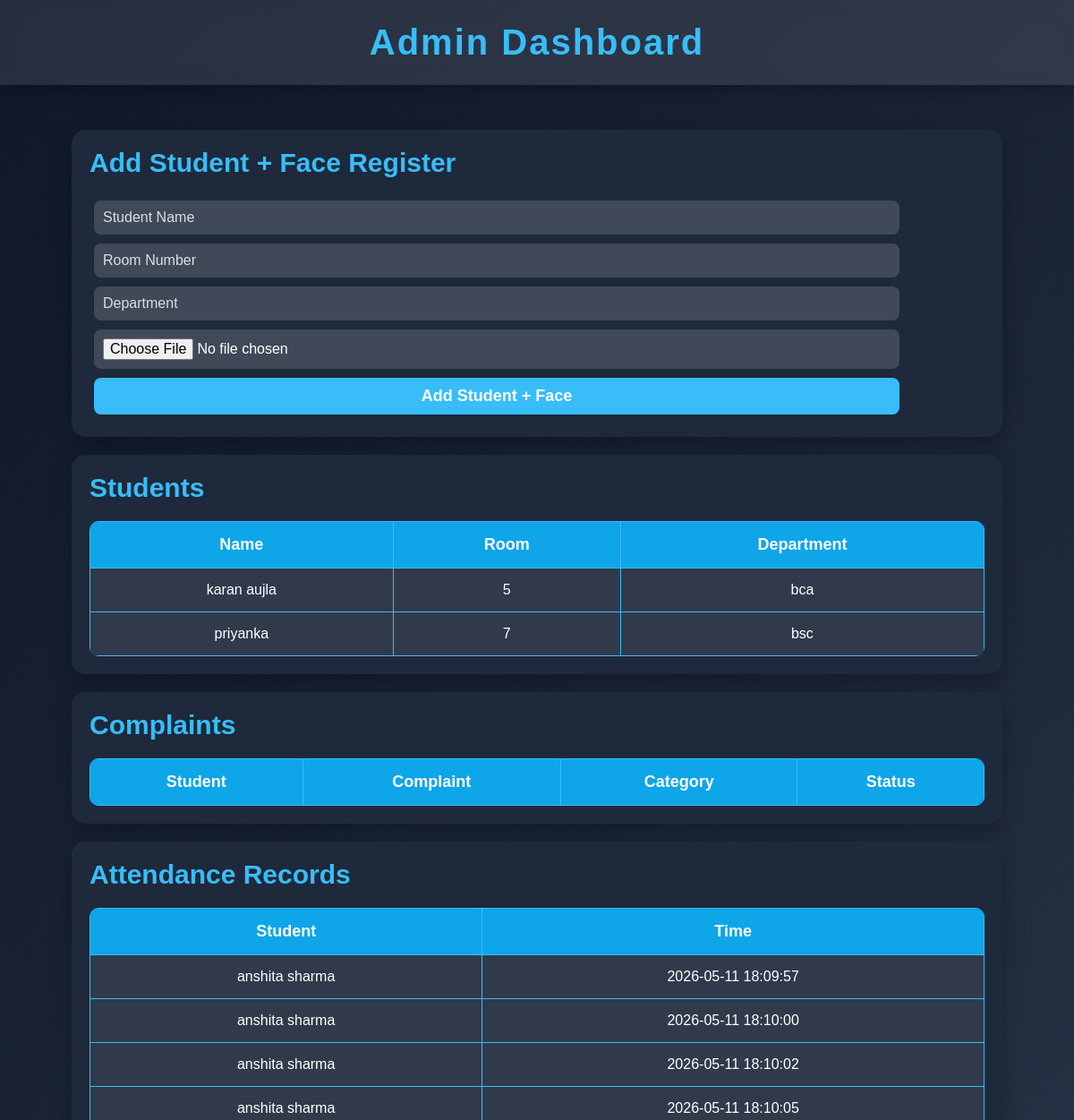
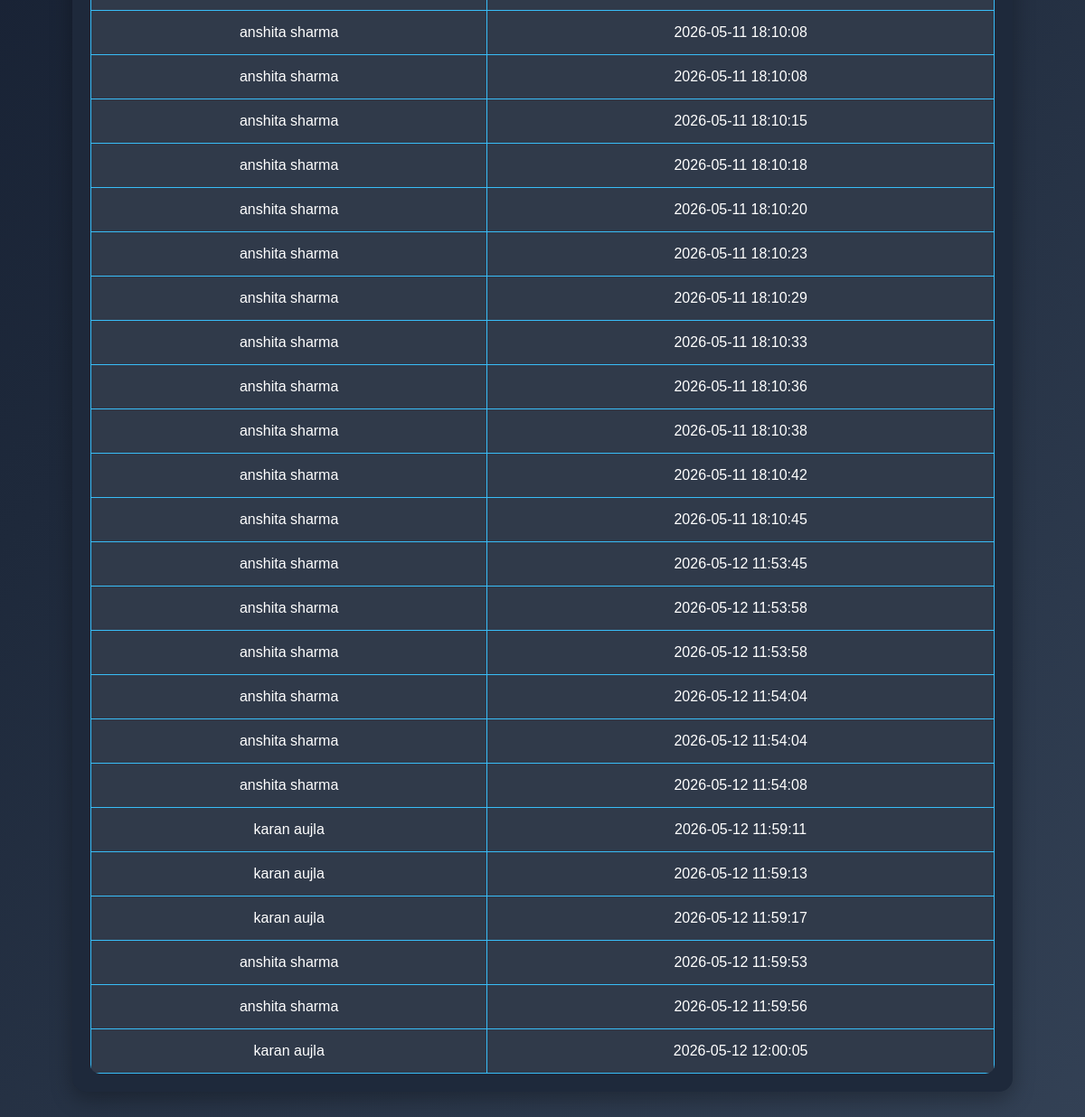
The page /admin on the database its author committed (2 pictures, top to bottom).
### tables this page shows
CREATE TABLE students(
        id INTEGER PRIMARY KEY AUTOINCREMENT,
        name TEXT,
        room TEXT,
        department TEXT
    );

CREATE TABLE attendance(
        id INTEGER PRIMARY KEY AUTOINCREMENT,
        student TEXT,
        time TEXT
    );

### app.py (the view)
@app.route('/admin')
def admin():
    conn = connect_db()
    students = conn.execute(
        'SELECT * FROM students'
    ).fetchall()
    complaints = conn.execute(
        'SELECT * FROM complaints'
    ).fetchall()
    attendance = conn.execute(
        'SELECT * FROM attendance'
    ).fetchall()
    feedbacks = conn.execute(
        'SELECT * FROM mess_feedback'
    ).fetchall()
    conn.close()
    return render_template(
        'admin.html',
        students=students,
        complaints=complaints,
        attendance=attendance,
        feedbacks=feedbacks
    )

### app.py (called while the page is built)
def connect_db():
    conn = sqlite3.connect('database.db')
    conn.row_factory = sqlite3.Row
    return conn

### templates/admin.html (shortened to what this page needs)
<!DOCTYPE html>
<html>
<head>
    <link rel="stylesheet" href="{{ url_for('static', filename='style.css') }}">
</head>
<body>
<header>
    <h1>Admin Dashboard</h1>
</header>
<div class="container">
<div class="card">
    <h2>Add Student + Face Register</h2>
    <form method="POST" action="/add_student_face" enctype="multipart/form-data">
        <input type="text" name="name" placeholder="Student Name" required>
        <input type="text" name="room" placeholder="Room Number" required>
        <input type="text" name="department" placeholder="Department" required>
        <input type="file" name="image" accept="image/*" required>
        <button type="submit">Add Student + Face</button>
    </form>
</div>
<div class="card">
    <h2>Students</h2>
    <table>
        <tr>
            <th>Name</th>
            <th>Room</th>
            <th>Department</th>
        </tr>
        {% for s in students %}
        <tr>
            <td>{{ s.name }}</td>
            <td>{{ s.room }}</td>
            <td>{{ s.department }}</td>
        </tr>
        {% endfor %}
    </table>
</div>
<div class="card">
    <h2>Complaints</h2>
    <table>
        <tr>
            <th>Student</th>
            <th>Complaint</th>
            <th>Category</th>
            <th>Status</th>
        </tr>
    </table>
</div>
<div class="card">
    <h2>Attendance Records</h2>
    <table>
        <tr>
            <th>Student</th>
            <th>Time</th>
        </tr>
        {% for a in attendance %}
        <tr>
            <td>{{ a.student }}</td>
            <td>{{ a.time }}</td>
        </tr>
        {% endfor %}
    </table>
</div>
</div>
</body>
</html>

### static/style.css (style rules this page uses)
* { margin: 0; padding: 0; box-sizing: border-box; }
body { font-family: Arial, sans-serif; background: linear-gradient(135deg,#0f172a,#1e293b,#334155); min-height: 100vh; color: white; }
header { width: 100%; padding: 25px; text-align: center; background: rgba(255,255,255,0.1); backdrop-filter: blur(10px); box-shadow: 0 4px 20px rgba(0,0,0,0.3); }
header h1 { font-size: 40px; letter-spacing: 2px; color: #38bdf8; }
.container { width: 90%; margin: auto; padding: 30px 0; }
.card { background: rgba(255,255,255,0.08); backdrop-filter: blur(12px); border-radius: 20px; padding: 30px; margin-bottom: 30px; box-shadow: 0 8px 25px rgba(0,0,0,0.3); transition: 0.4s; }
.card h2 { margin-bottom: 20px; color: #38bdf8; font-size: 30px; }
button { width: 100%; padding: 15px; margin-top: 15px; border: none; border-radius: 12px; background: linear-gradient(90deg,#06b6d4,#3b82f6); color: white; font-size: 18px; cursor: pointer; transition: 0.3s; font-weight: bold; }
input, textarea { width: 100%; padding: 15px; margin-top: 15px; border: none; border-radius: 10px; outline: none; background: rgba(255,255,255,0.15); color: white; font-size: 16px; }
input::placeholder, textarea::placeholder { color: #ddd; }
table { width: 100%; border-collapse: collapse; margin-top: 20px; overflow: hidden; border-radius: 10px; }
table th { background: #0ea5e9; padding: 15px; font-size: 18px; }
table td { background: rgba(255,255,255,0.08); padding: 15px; text-align: center; }

### templates/admin.html (style rules this page uses)
.card { background:#1e293b; padding:20px; margin:20px; border-radius:15px; color:white; }
input, button { padding:10px; margin:5px; width:90%; border-radius:8px; border:none; }
button { background:#38bdf8; color:white; cursor:pointer; }
table { width:100%; border-collapse:collapse; margin-top:10px; }
th,td { border:1px solid #38bdf8; padding:8px; }
th { background:#0f172a; }

### rows shown on the page
students: name "karan aujla", room "5", department "bca"
students: name "priyanka", room "7", department "bsc"
attendance: student "anshita sharma", time "2026-05-11 18:09:57"
attendance: student "anshita sharma", time "2026-05-11 18:10:00"
attendance: student "anshita sharma", time "2026-05-11 18:10:02"
attendance: student "anshita sharma", time "2026-05-11 18:10:05"
attendance: student "anshita sharma", time "2026-05-11 18:10:08"
attendance: student "anshita sharma", time "2026-05-11 18:10:08"
attendance: student "anshita sharma", time "2026-05-11 18:10:15"
attendance: student "anshita sharma", time "2026-05-11 18:10:18"
attendance: student "anshita sharma", time "2026-05-11 18:10:20"
attendance: student "anshita sharma", time "2026-05-11 18:10:23"
attendance: student "anshita sharma", time "2026-05-11 18:10:29"
attendance: student "anshita sharma", time "2026-05-11 18:10:33"
attendance: student "anshita sharma", time "2026-05-11 18:10:36"
attendance: student "anshita sharma", time "2026-05-11 18:10:38"
attendance: student "anshita sharma", time "2026-05-11 18:10:42"
attendance: student "anshita sharma", time "2026-05-11 18:10:45"
attendance: student "anshita sharma", time "2026-05-12 11:53:45"
attendance: student "anshita sharma", time "2026-05-12 11:53:58"
attendance: student "anshita sharma", time "2026-05-12 11:53:58"
attendance: student "anshita sharma", time "2026-05-12 11:54:04"
attendance: student "anshita sharma", time "2026-05-12 11:54:04"
attendance: student "anshita sharma", time "2026-05-12 11:54:08"
attendance: student "karan aujla", time "2026-05-12 11:59:11"
attendance: student "karan aujla", time "2026-05-12 11:59:13"
attendance: student "karan aujla", time "2026-05-12 11:59:17"
attendance: student "anshita sharma", time "2026-05-12 11:59:53"
attendance: student "anshita sharma", time "2026-05-12 11:59:56"
attendance: student "karan aujla", time "2026-05-12 12:00:05"
